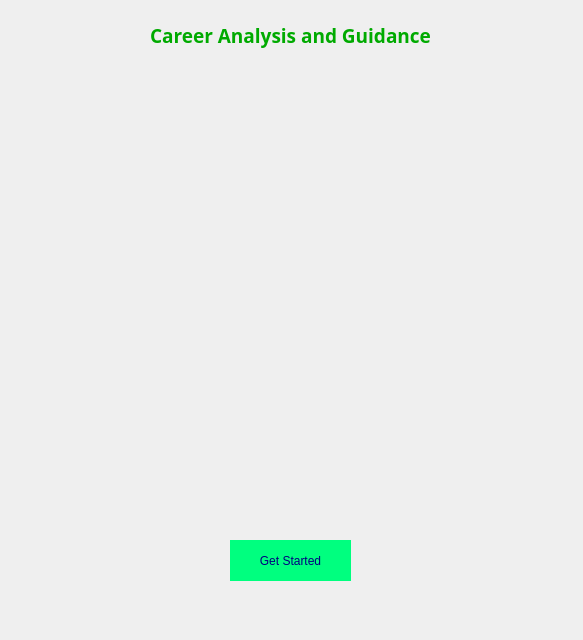
<?xml version="1.0" encoding="UTF-8"?>
<ui version="4.0">
 <class>FirstPage</class>
 <widget class="QWidget" name="FirstPage">
  <property name="enabled">
   <bool>true</bool>
  </property>
  <property name="geometry">
   <rect>
    <x>0</x>
    <y>0</y>
    <width>583</width>
    <height>640</height>
   </rect>
  </property>
  <property name="windowTitle">
   <string>Welcome-CareerGuidance</string>
  </property>
  <property name="windowIcon">
   <iconset>
    <normaloff>icon.jpg</normaloff>icon.jpg</iconset>
  </property>
  <widget class="QLabel" name="label">
   <property name="geometry">
    <rect>
     <x>0</x>
     <y>0</y>
     <width>591</width>
     <height>641</height>
    </rect>
   </property>
   <property name="text">
    <string/>
   </property>
   <property name="pixmap">
    <pixmap>Career Guidance3.gif</pixmap>
   </property>
   <property name="scaledContents">
    <bool>true</bool>
   </property>
  </widget>
  <widget class="QPushButton" name="pushButton">
   <property name="geometry">
    <rect>
     <x>230</x>
     <y>540</y>
     <width>121</width>
     <height>41</height>
    </rect>
   </property>
   <property name="styleSheet">
    <string notr="true">color: rgb(0, 0, 127);
font: 10pt &quot;MV Boli&quot;;
border-radius: 100px;
background-color: rgb(0, 255, 127);</string>
   </property>
   <property name="text">
    <string>Get Started</string>
   </property>
  </widget>
  <widget class="QLabel" name="label_2">
   <property name="geometry">
    <rect>
     <x>60</x>
     <y>10</y>
     <width>461</width>
     <height>51</height>
    </rect>
   </property>
   <property name="font">
    <font>
     <family>MV Boli</family>
    </font>
   </property>
   <property name="text">
    <string>&lt;html&gt;&lt;head/&gt;&lt;body&gt;&lt;p align=&quot;center&quot;&gt;&lt;span style=&quot; font-size:14pt; font-weight:600; color:#00aa00;&quot;&gt;Career Analysis and Guidance&lt;/span&gt;&lt;/p&gt;&lt;/body&gt;&lt;/html&gt;</string>
   </property>
   <property name="scaledContents">
    <bool>true</bool>
   </property>
  </widget>
 </widget>
 <resources/>
 <connections/>
</ui>
